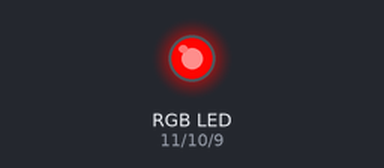
This sketch was run on a simulated Arduino Uno, built with avr-gcc and run on an emulated ATmega328P. Parts: an RGB LED mixed from three pins (HIGH = lit). Dim RGB values are drawn brighter than linear.

Above: at 0.05 s.
At 0.95 s:
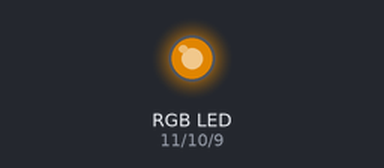
At 1.8 s:
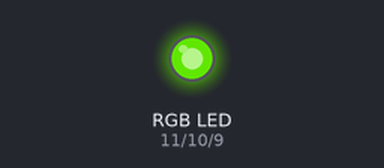
At 3.6 s:
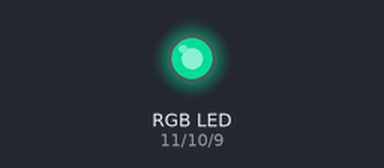
At 5.35 s:
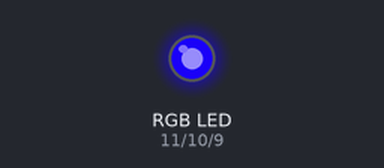
At 7.15 s:
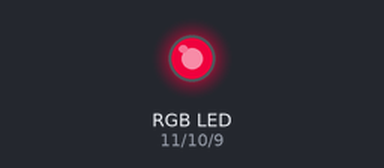
Timing chart, 0 to 10.0 s (numbered marks = the images above):
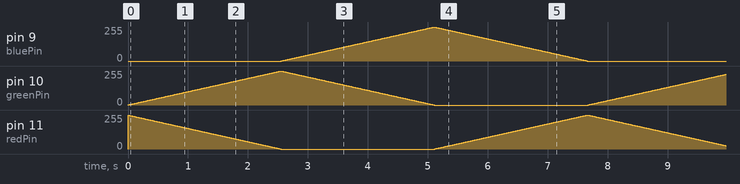

The sketch:

RGB.ino
```cpp
const int redPin = 11;
const int greenPin = 10;
const int bluePin = 9;

void setup() {
  // Start off with the LED off.
  setColourRgb(0,0,0);
}

void loop() {
  unsigned int rgbColour[3];

  // Start off with red.
  rgbColour[0] = 255;
  rgbColour[1] = 0;
  rgbColour[2] = 0;

  // Choose the colours to increment and decrement.
  for (int decColour = 0; decColour < 3; decColour += 1) {
    int incColour = decColour == 2 ? 0 : decColour + 1;

    // cross-fade the two colours.
    for(int i = 0; i < 255; i += 1) {
      rgbColour[decColour] -= 1;
      rgbColour[incColour] += 1;

      setColourRgb(rgbColour[0], rgbColour[1], rgbColour[2]);
      delay(10);
    }
  }
}

void setColourRgb(unsigned int red, unsigned int green, unsigned int blue) {
  analogWrite(redPin, red);
  analogWrite(greenPin, green);
  analogWrite(bluePin, blue);
}
```
